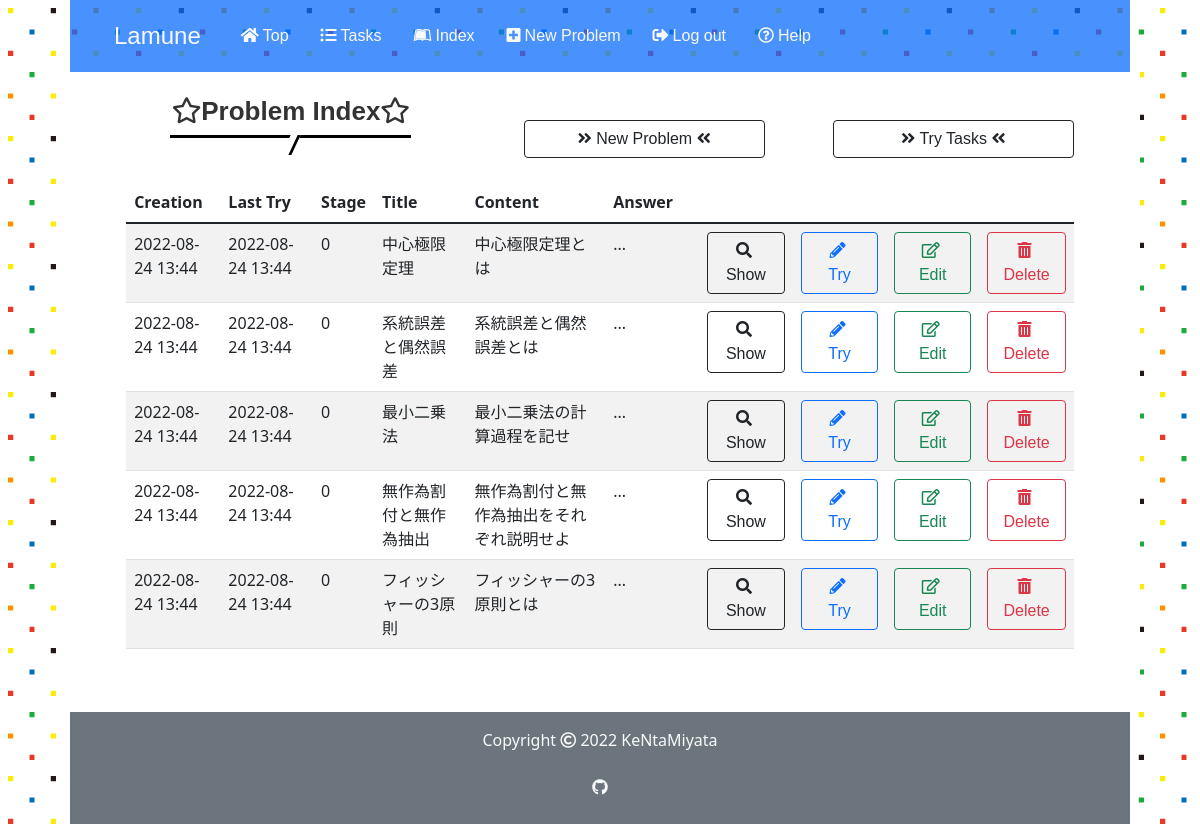
Screenshot of /3/index (signed in) with the database file from the repository.
### app.py (models this page shows)
class Problem(db.Model):
    id = db.Column(db.Integer, primary_key=True)
    user_id = db.Column(db.Integer, db.ForeignKey('user.id'), nullable=False)
    title = db.Column(db.String(50), nullable=False)
    body = db.Column(db.String(500), nullable=False)
    answer = db.Column(db.String(500), nullable=False)
    stage = db.Column(db.Integer, default=0)
    last_time = db.Column(db.DateTime, nullable=False,
                          default=datetime.datetime.now(pytz.timezone('Asia/Tokyo')))
    created_at = db.Column(db.DateTime, nullable=False,
                           default=datetime.datetime.now(pytz.timezone('Asia/Tokyo')))
    solved_history = db.Column(db.String)

### app.py (the view)
@app.route("/<int:user_id>/index", methods=["GET"])
@login_required
def index(user_id):
    if user_id != current_user.id:
        return apology("You can't look this page! Get out!", 401)
    my_problems = Problem.query.filter_by(user_id=user_id).all()
    user = current_user
    return render_template("index.html", problems=my_problems, user=user)

### app.py (called while the page is built)
@app.before_request
def before_request():
    session.permanent = True
    app.permanent_session_lifetime = datetime.timedelta(minutes=30)
    session.modified = True

@login_manager.user_loader
def load_user(user_id):
    return User.query.get(int(user_id))

### helpers.py (called while the page is built)
def show_datetime(t):
    return t.strftime('%Y-%m-%d %H:%M')

### templates/index.html (shortened to what this page needs)
{% extends "layout.html" %}
{% block main %}
<div class="row">
    <div class="col-xl-3 col-md-4 col-12 offset-md-1 mt-4">
        <h2><i class="far fa-star"></i>Problem Index<i class="far fa-star"></i></h2>
    </div>
    <div class="col-md-3 offset-md-1 mt-5 d-none d-md-block">
        <a href="/{{user.id}}/new" class="btn btn-outline-dark btn--radius btn--cubic d-none d-md-block"><i class="fas fa-angle-double-right fa-position-left"></i> New Problem <i class="fas fa-angle-double-left fa-position-right"></i></a>
    </div>
    <div class="col-md-3 mx-auto mt-5 d-none d-md-block">
        <a href="/{{user.id}}/tasks" class="btn btn-outline-dark btn--radius btn--cubic d-none d-md-block"><i class="fas fa-angle-double-right fa-position-left"></i> Try Tasks <i class="fas fa-angle-double-left fa-position-right"></i></a>
    </div>
    <div class="col-11 mx-auto mt-4">
        <table class="table table-striped text-start index d-none d-md-block">
            <thead>
                <tr>
                    <th style="width: 10%">Creation</th>
                    <th style="width: 10%">Last Try</th>
                    <th style="width: 5%">Stage</th>
                    <th style="width: 10%">Title</th>
                    <th style="width: 15%">Content</th>
                    <th style="width: 10%">Answer</th>
                    <th style="width: 10%"></th>
                    <th style="width: 10%"></th>
                    <th style="width: 10%"></th>
                    <th style="width: 10%"></th>
                </tr>
            </thead>
            <tbody>
                {% for problem in problems %}
                <tr data-href="/{{ user.id }}/{{ problem.id }}">
                    <td>{{ problem.created_at | show_datetime }}</td>
                    <td>{{ problem.last_time | show_datetime }}</td>
                    <td>{{ problem.stage }}</td>
                    <td>{{ problem.title }}</td>
                    <td>
                    </td>
                    <td>...</td>
                    <td><a class="btn btn-outline-dark w-100" href="/{{ user.id }}/{{ problem.id }}"><i class="fas fa-search me-1"></i><span class="d-none d-md-block">Show</span></a></td>
                    <td><a class="btn btn-outline-primary w-100" href="/{{ user.id }}/{{ problem.id }}/trytry"><i class="fas fa-pencil-alt me-1"></i><span class="d-none d-md-block">Try</span></a></td>
                    <td><a class="btn btn-outline-success w-100" href="/{{ user.id }}/{{ problem.id }}/update"><i class="far fa-edit me-1"></i><span class="d-none d-md-block">Edit</span></a></td>
                    <td><a class="btn btn-outline-danger w-100" href="/{{ user.id }}/{{ problem.id }}/delete" onclick="return confirm_delete()"><i class="fas fa-trash-alt me-1"></i><span class="d-none d-md-block">Delete</span></a></td>
                </tr>
                {% endfor %}
            </tbody>
        </table>
    </div>
</div>
{% endblock %}

### static/stylesheet/styles.css (style rules this page uses)
* { padding: 0; margin: 0; box-sizing: border-box; }
a { text-decoration: none; }
.row { margin-left: 0; margin-right: 0; }
body { width: 90%; height: 100%; margin: 0 auto; background-image: url(../images/lamune_side_back.jpg); }
h1, h2, h3, .navbar-brand, .nav-link, .btn { font-family: Chalkduster, "Bradley Hand", "Segoe Print", sans-serif; }
h2 { position: relative; padding-bottom: 0.5rem; border-bottom: 3px solid black; background-color: white; color: #333; font-weight: bold; font-size: 26px; }
h2:before { position: absolute; top: 100%; left: 50%; transform: translateX(-50%) skew(-25deg); height: 20px; width: 10px; border-right: 3px solid black; background-color: white; content: ""; }

### rows the page displays
Problem: created_at|show_datetime "2022-08-24 13:44", last_time|show_datetime "2022-08-24 13:44", stage "0", title "中心極限定理"
Problem: created_at|show_datetime "2022-08-24 13:44", last_time|show_datetime "2022-08-24 13:44", stage "0", title "系統誤差と偶然誤差"
Problem: created_at|show_datetime "2022-08-24 13:44", last_time|show_datetime "2022-08-24 13:44", stage "0", title "最小二乗法"
Problem: created_at|show_datetime "2022-08-24 13:44", last_time|show_datetime "2022-08-24 13:44", stage "0", title "無作為割付と無作為抽出"
Problem: created_at|show_datetime "2022-08-24 13:44", last_time|show_datetime "2022-08-24 13:44", stage "0", title "フィッシャーの3原則"
